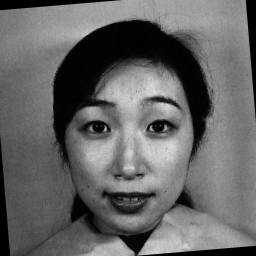
%> input picture gabor_function/26Master2009/KA.HA4.32R.tiff, 256 x 256 px
$ octave s01_h_v_projection.m   (GNU Octave 9; MATLAB toolbox functions it lacks are replaced by stand-ins)
%> lines starting %> are read from the running program, lines starting %| are printed output that depends on the picture

clc
close all
%% ??????
% [10 lines of commented-out code are left out]
I=imread('KA.HA4.32R.tiff');
%> I is the input picture: size 256x256 uint8; min 0, max 222, mean 101.5
figure,imshow(I);
% I=rgb2gray(I);
[m, n]=size(I);
%> m = 256; n = 256

% ????????????
for y=1:n
     S(y)=sum(I(1:m,y));
end
%> after the loop, S = 256 values, max 35676 at index 217, min 13319 at index 1, mean 25972.5
y=1:n;
%> y = 256 values from 1 to 256
figure
subplot(211),plot(y,S(y));
title('Vertical Projection');

% ????????????
for x=1:m
    S(x)=sum(I(x,:));
end
%> after the loop, S = 256 values, max 37353 at index 12, min 15247 at index 57, mean 25972.5
x=1:m;
%> x = 256 values from 1 to 256
subplot(212),plot(x,S(x));

title('Horizontal Projection');
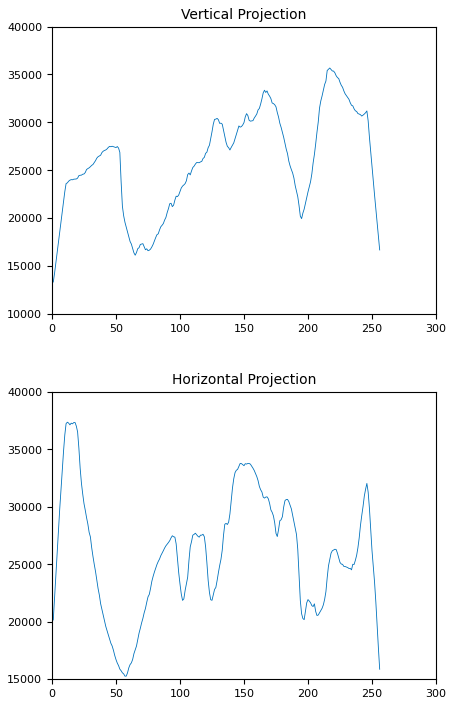
%> figure redrawn from the program's plot data, 2 panels; panel 1: curve peaks at x = 217, y = 35676; panel 2: curve peaks at x = 12, y = 37353

%cut area of eyes
% pic_1 = imcrop(I,[50,185,180,30]);
pic_1 = imcrop(I,[76,118,110,20]);
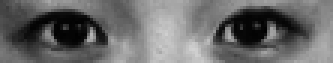
%> pic_1: size 21x111 uint8 (shown 3 times larger); min 0, max 209, mean 105.1
figure,imshow(pic_1);
